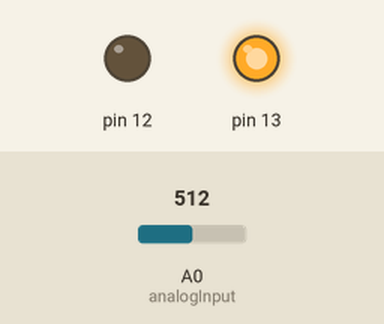
This sketch was run on a simulated Arduino Nano, built with avr-gcc and run on an emulated ATmega328P. Parts: output pins drawn as LEDs (lit = HIGH). The test bench sets the inputs (shaded band); at power-on: A0 (analogInput) = 512. What the sketch prints to the serial monitor is not drawn.

Above: at 0.1 s.
At 69.2 s:
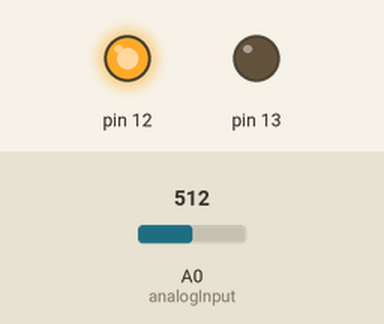
Timing chart, 0 to 130.0 s (numbered marks = the images above):
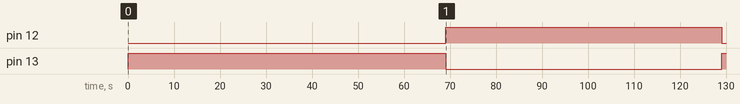

The sketch:

arduino-nano-sd-volt-meter.ino
```cpp
//arduino nano - voltmeter - for serial display
int analogInput = 0;
long randNumber1;
long randNumber2;
int y0 = 260;
int value = 0;
int anvalue = 0;
int oldvalue = 0;
int rele=1;

unsigned long previousMillis = 0;
long interval = 1000;

int cnt = 0;
int cntx = 0;
int cntm = 0;
int xold = 0;
int xnew = 0;

int x2old = 0;
int x2new = 0;
int y2old = 0;
int y2new = 0;

//----------------------------
void setup(void) {
  pinMode(13, OUTPUT);
  pinMode(12, OUTPUT);
  digitalWrite(13, rele);
  randomSeed(analogRead(0));
  Serial.begin(9600);
  delay(8000); //pause.. waiting for device

   //communication with serial monitor:
   Serial.println("C"); //clear
   Serial.print("W7");  //change color
   Serial.print("h");   //horizontal line
   Serial.print(y0);    //set y position

   Serial.print("W8");  //change color
   for (int vv=20;vv<80;vv++){
   Serial.print("h");   //lines
   Serial.print(volt2gr120(float(vv*2))); //
   delay(20);}

   Serial.print("W8"); //a 10 min
   for (int tt=0;tt<32;tt++){
   Serial.print("v");
   Serial.print(tt*15); //tt*30> sum cca 2 hour. ///
   delay(20);}

   Serial.print("W7");

   //after 1 hour
   for (int tt=0;tt<6;tt++){
   Serial.print("v");
   Serial.print(tt*15*6);
   delay(20);}

   Serial.print("W7");
   for (int vv=10;vv<15;vv++){
   Serial.print("h");
   Serial.print(volt2gr12(vv));
   delay(20);}
   /*Serial.print("h");
   Serial.print(volt2gr12(13));
   delay(10);
   Serial.print("h");
   Serial.print(volt2gr12(14));
   delay(10);*/

   Serial.print("R0");
   Serial.println("Q SERIAL MONITOR (12 Volt)*"); //on position 10/30/50/70/..
   delay(30);
   Serial.print("R10");
   //delay(100);
   Serial.print("Q11.12.13 V     3 hour.*");
   }

float num2v5(int value) {
  float volt = (value * 5.0) / 1024.0; // see text
  return volt;
}

float num2v12(int value) {
  float volt = ((value * 5.0) / 1024.0)*2.93; // 3mo / 2.9 malo
  return volt;
}

int num2gr(int value) {
  float volt = num2v5(value); // see text
  float gpom = y0-volt*24;
  int gr = int(gpom);
  //Serial.print(num);
  //Serial.print(" - ");
  //Serial.print(gf);
  //Serial.println();
  return gr;
}

int volt2gr5(float volt) {
  //float volt = num2v(value); // see text
  float gpom = y0-volt*30;
  int gr = int(gpom);
  //Serial.print(num);
  //Serial.print(" - ");
  //Serial.print(gf);
  //Serial.println();
  return gr;
}

int volt2gr12(float volt) {
  //float volt = num2v(value); // see text
  float gpom = 105+y0*2-volt*40; //230+...*50 //200+...*46//
  int gr = int(gpom);
  //Serial.print(num);
  //Serial.print(" - ");
  //Serial.print(gf);
  //Serial.println();
  return gr;
}

int volt2gr120(float volt) {
  //float volt = num2v(value); // see text
  float gpom = 105+y0*2-volt*4;
  int gr = int(gpom);
  //Serial.print(num);
  //Serial.print(" - ");
  //Serial.print(gf);
  //Serial.println();
  return gr;
}

void sdWrite(){
  Serial.print("W2"); //change color
  Serial.print("R1"); //row 1
  Serial.print("Q");  //text
  Serial.print(cntm);
  Serial.print(":");
  Serial.print(cnt);
  Serial.print(" >");
  Serial.print(value);
  Serial.print("*"); // end of the text

  Serial.print("W1"); //change color
  Serial.print("R2"); // row 2
  Serial.print("Q");  //text...
  Serial.print(num2v5(value));
  Serial.print(" ... ");
  Serial.print(num2v12(value));
  Serial.print("V*");
  //Serial.print("W2");
}


//===========================================================
void loop()
{
  unsigned long currentMillis = millis();
  if (currentMillis - previousMillis >= interval) {
  previousMillis = currentMillis;
  cnt++;
  cntx++;
  if (cnt==60){
    cnt=0;cntm++;
    rele=!rele;
    digitalWrite(13, rele);
    digitalWrite(12, !rele);
    }

  int value1 = analogRead(analogInput);
  int value2 = analogRead(analogInput);
  int value3 = analogRead(analogInput);
  int value4 = analogRead(analogInput);
  oldvalue = anvalue;
  anvalue = (value1+value2+value3+value4)/4;
  value = (oldvalue+anvalue)/2;
  //value = 900;
  //float vout = (value * 5.0) / 1024.0; // see text
  //vin = vout / (R2/(R1+R2))
  //randNumber = random(300);
  //randNumber1 = random(120, 200);
  sdWrite();

  Serial.print("W2");
  int x = cntx/40; // cntx/20>po2hod. ///
  //int y = y0-vout*10;
  //int y = volt2gr5(num2v5(value));
  int y = volt2gr12(num2v12(value));
  Serial.print("P");
  Serial.print(x);
  Serial.print(",");
  Serial.print(y);

  if (cntx<1200){
  Serial.print("W7");  //change color
  int x = cntx/4;
  //int y = y0-vout*10;
  //int y = volt2gr5(num2v5(value));
  int y = volt2gr12(num2v12(value));
  Serial.print("P");  //draw point x,y
  Serial.print(x);
  Serial.print(",");
  Serial.print(y);
  }
 }
}
```

Measured:
- by itself, pin 12: LOW → HIGH at 69.1 s, → LOW 60.0 s later
- by itself, pin 13: HIGH → LOW at 69.1 s, → HIGH 60.0 s later
